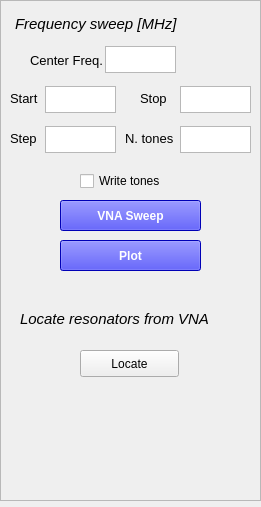
     <widget class="QWidget" name="vnaSweep">
      <property name="geometry">
       <rect>
        <x>0</x>
        <y>0</y>
        <width>261</width>
        <height>507</height>
       </rect>
      </property>
      <attribute name="label">
       <string>VNA Sweep</string>
      </attribute>
      <widget class="QFrame" name="frame_8">
       <property name="geometry">
        <rect>
         <x>0</x>
         <y>0</y>
         <width>261</width>
         <height>501</height>
        </rect>
       </property>
       <property name="frameShape">
        <enum>QFrame::StyledPanel</enum>
       </property>
       <property name="frameShadow">
        <enum>QFrame::Raised</enum>
       </property>
       <widget class="QPushButton" name="startSweepBtn">
        <property name="geometry">
         <rect>
          <x>60</x>
          <y>200</y>
          <width>141</width>
          <height>31</height>
         </rect>
        </property>
        <property name="font">
         <font>
          <weight>75</weight>
          <bold>true</bold>
         </font>
        </property>
        <property name="styleSheet">
         <string notr="true">color: white;
background-color: blue</string>
        </property>
        <property name="text">
         <string>VNA Sweep</string>
        </property>
       </widget>
       <widget class="QTextEdit" name="stopEdit">
        <property name="geometry">
         <rect>
          <x>180</x>
          <y>86</y>
          <width>71</width>
          <height>27</height>
         </rect>
        </property>
        <property name="font">
         <font>
          <weight>50</weight>
          <bold>false</bold>
         </font>
        </property>
       </widget>
       <widget class="QLabel" name="label_36">
        <property name="geometry">
         <rect>
          <x>15</x>
          <y>15</y>
          <width>181</width>
          <height>17</height>
         </rect>
        </property>
        <property name="font">
         <font>
          <pointsize>11</pointsize>
          <weight>50</weight>
          <italic>true</italic>
          <bold>false</bold>
          <underline>false</underline>
          <kerning>true</kerning>
         </font>
        </property>
        <property name="text">
         <string>Frequency sweep [MHz]</string>
        </property>
       </widget>
       <widget class="QLabel" name="label_37">
        <property name="geometry">
         <rect>
          <x>140</x>
          <y>90</y>
          <width>31</width>
          <height>17</height>
         </rect>
        </property>
        <property name="font">
         <font>
          <pointsize>10</pointsize>
          <weight>50</weight>
          <bold>false</bold>
         </font>
        </property>
        <property name="text">
         <string>Stop</string>
        </property>
       </widget>
       <widget class="QLabel" name="label_38">
        <property name="geometry">
         <rect>
          <x>10</x>
          <y>90</y>
          <width>31</width>
          <height>17</height>
         </rect>
        </property>
        <property name="font">
         <font>
          <pointsize>10</pointsize>
          <weight>50</weight>
          <bold>false</bold>
         </font>
        </property>
        <property name="text">
         <string>Start</string>
        </property>
       </widget>
       <widget class="QTextEdit" name="startEdit">
        <property name="geometry">
         <rect>
          <x>45</x>
          <y>86</y>
          <width>71</width>
          <height>27</height>
         </rect>
        </property>
        <property name="font">
         <font>
          <weight>50</weight>
          <bold>false</bold>
         </font>
        </property>
       </widget>
       <widget class="QTextEdit" name="stepEdit">
        <property name="geometry">
         <rect>
          <x>45</x>
          <y>126</y>
          <width>71</width>
          <height>27</height>
         </rect>
        </property>
        <property name="font">
         <font>
          <weight>50</weight>
          <bold>false</bold>
         </font>
        </property>
       </widget>
       <widget class="QLabel" name="label_39">
        <property name="geometry">
         <rect>
          <x>10</x>
          <y>130</y>
          <width>31</width>
          <height>17</height>
         </rect>
        </property>
        <property name="font">
         <font>
          <pointsize>10</pointsize>
          <weight>50</weight>
          <bold>false</bold>
         </font>
        </property>
        <property name="text">
         <string>Step</string>
        </property>
       </widget>
       <widget class="QLabel" name="label_40">
        <property name="geometry">
         <rect>
          <x>20</x>
          <y>310</y>
          <width>201</width>
          <height>17</height>
         </rect>
        </property>
        <property name="font">
         <font>
          <pointsize>11</pointsize>
          <weight>50</weight>
          <italic>true</italic>
          <bold>false</bold>
          <underline>false</underline>
          <kerning>true</kerning>
         </font>
        </property>
        <property name="text">
         <string>Locate resonators from VNA </string>
        </property>
       </widget>
       <widget class="QPushButton" name="startSweepBtn_2">
        <property name="geometry">
         <rect>
          <x>80</x>
          <y>350</y>
          <width>99</width>
          <height>27</height>
         </rect>
        </property>
        <property name="text">
         <string>Locate</string>
        </property>
       </widget>
       <widget class="QLabel" name="label_44">
        <property name="geometry">
         <rect>
          <x>30</x>
          <y>50</y>
          <width>81</width>
          <height>20</height>
         </rect>
        </property>
        <property name="font">
         <font>
          <pointsize>10</pointsize>
          <weight>50</weight>
          <bold>false</bold>
         </font>
        </property>
        <property name="text">
         <string>Center Freq.</string>
        </property>
       </widget>
       <widget class="QTextEdit" name="centralEdit">
        <property name="geometry">
         <rect>
          <x>105</x>
          <y>46</y>
          <width>71</width>
          <height>27</height>
         </rect>
        </property>
        <property name="font">
         <font>
          <weight>50</weight>
          <bold>false</bold>
         </font>
        </property>
       </widget>
       <widget class="QPushButton" name="plotSweepBtn">
        <property name="geometry">
         <rect>
          <x>60</x>
          <y>240</y>
          <width>141</width>
          <height>31</height>
         </rect>
        </property>
        <property name="font">
         <font>
          <weight>75</weight>
          <bold>true</bold>
         </font>
        </property>
        <property name="styleSheet">
         <string notr="true">color: white;
background-color: blue</string>
        </property>
        <property name="text">
         <string>Plot</string>
        </property>
       </widget>
       <widget class="QCheckBox" name="writeTones">
        <property name="geometry">
         <rect>
          <x>80</x>
          <y>170</y>
          <width>111</width>
          <height>22</height>
         </rect>
        </property>
        <property name="font">
         <font>
          <weight>50</weight>
          <bold>false</bold>
         </font>
        </property>
        <property name="text">
         <string>Write tones</string>
        </property>
       </widget>
       <widget class="QTextEdit" name="nTonesEdit">
        <property name="geometry">
         <rect>
          <x>180</x>
          <y>126</y>
          <width>71</width>
          <height>27</height>
         </rect>
        </property>
        <property name="font">
         <font>
          <weight>50</weight>
          <bold>false</bold>
         </font>
        </property>
       </widget>
       <widget class="QLabel" name="label_45">
        <property name="geometry">
         <rect>
          <x>125</x>
          <y>130</y>
          <width>51</width>
          <height>17</height>
         </rect>
        </property>
        <property name="font">
         <font>
          <pointsize>10</pointsize>
          <weight>50</weight>
          <bold>false</bold>
         </font>
        </property>
        <property name="text">
         <string>N. tones</string>
        </property>
       </widget>
      </widget>
     </widget>
